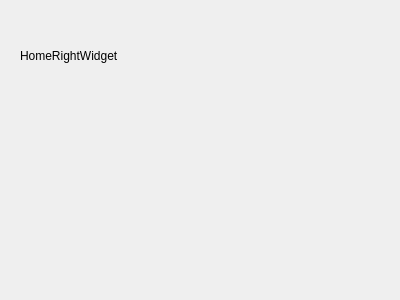
<?xml version="1.0" encoding="UTF-8"?>
<ui version="4.0">
 <class>HomeRightWidget</class>
 <widget class="QWidget" name="HomeRightWidget">
  <property name="geometry">
   <rect>
    <x>0</x>
    <y>0</y>
    <width>400</width>
    <height>300</height>
   </rect>
  </property>
  <property name="windowTitle">
   <string>Form</string>
  </property>
  <widget class="QLabel" name="label">
   <property name="geometry">
    <rect>
     <x>20</x>
     <y>10</y>
     <width>141</width>
     <height>91</height>
    </rect>
   </property>
   <property name="text">
    <string>HomeRightWidget</string>
   </property>
  </widget>
 </widget>
 <resources/>
 <connections/>
</ui>
